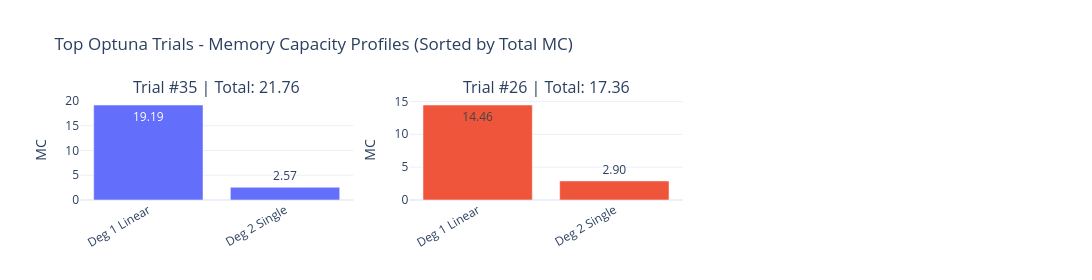

Source (notebook cell):
### Code cell
top_trials = sorted(order_study.best_trials, key=lambda t: sum(t.values), reverse=True)
n_trials = len(top_trials)

categories = [
    "Deg 1 Linear",
    "Deg 2 Single",
    "Deg 3 Single",
    "Deg 2 Cross (1+1)",
    "Deg 3 Cross (2+1)",
    "Deg 3 Cross (1+1+1)",
]

cols = 3
rows = (n_trials + cols - 1) // cols

subplot_titles = [f"Trial #{t.number} | Total: {sum(t.values):.2f}" for t in top_trials]

vert_spacing = (0.6 / (rows - 1)) if rows > 1 else 0.0

fig = make_subplots(
    rows=rows,
    cols=cols,
    subplot_titles=subplot_titles,
    vertical_spacing=vert_spacing,
    horizontal_spacing=0.06,
)

for idx, trial in enumerate(top_trials):
    r = (idx // cols) + 1
    c = (idx % cols) + 1
    values = trial.values

    fig.add_trace(
        go.Bar(
            x=categories,
            y=values,
            text=[f"{v:.2f}" for v in values],
            textposition="auto",
            showlegend=False,
        ),
        row=r,
        col=c,
    )

    fig.update_xaxes(tickangle=-30, row=r, col=c)
    fig.update_yaxes(title_text="MC", row=r, col=c)

fig.update_layout(
    title_text="Top Optuna Trials - Memory Capacity Profiles (Sorted by Total MC)",
    template="plotly_white",
    height=280 * rows,
    width=1200,
)

fig.show()

### Figure 1 — Plotly figure (JSON) as saved in the notebook; plotly's stock layout.template omitted (floating-point values rounded to 4 significant figures)
{"data": [{"showlegend": false, "text": ["19.19", "2.57"], "textposition": "auto", "type": "bar", "x": ["Deg 1 Linear", "Deg 2 Single", "Deg 3 Single", "Deg 2 Cross (1+1)", "Deg 3 Cross (2+1)", "Deg 3 Cross (1+1+1)"], "xaxis": "x", "y": [19.19, 2.569], "yaxis": "y"}, {"showlegend": false, "text": ["14.46", "2.90"], "textposition": "auto", "type": "bar", "x": ["Deg 1 Linear", "Deg 2 Single", "Deg 3 Single", "Deg 2 Cross (1+1)", "Deg 3 Cross (2+1)", "Deg 3 Cross (1+1+1)"], "xaxis": "x2", "y": [14.46, 2.903], "yaxis": "y2"}], "layout": {"annotations": [{"font": {"size": 16}, "showarrow": false, "text": "Trial #35 | Total: 21.76", "x": 0.1467, "xanchor": "center", "xref": "paper", "y": 1, "yanchor": "bottom", "yref": "paper"}, {"font": {"size": 16}, "showarrow": false, "text": "Trial #26 | Total: 17.36", "x": 0.5, "xanchor": "center", "xref": "paper", "y": 1, "yanchor": "bottom", "yref": "paper"}], "height": 280, "title": {"text": "Top Optuna Trials - Memory Capacity Profiles (Sorted by Total MC)"}, "width": 1200, "xaxis": {"anchor": "y", "domain": [0, 0.2933], "tickangle": -30}, "xaxis2": {"anchor": "y2", "domain": [0.3533, 0.6467], "tickangle": -30}, "xaxis3": {"anchor": "y3", "domain": [0.7067, 1]}, "yaxis": {"anchor": "x", "domain": [0, 1], "title": {"text": "MC"}}, "yaxis2": {"anchor": "x2", "domain": [0, 1], "title": {"text": "MC"}}, "yaxis3": {"anchor": "x3", "domain": [0, 1]}}}
